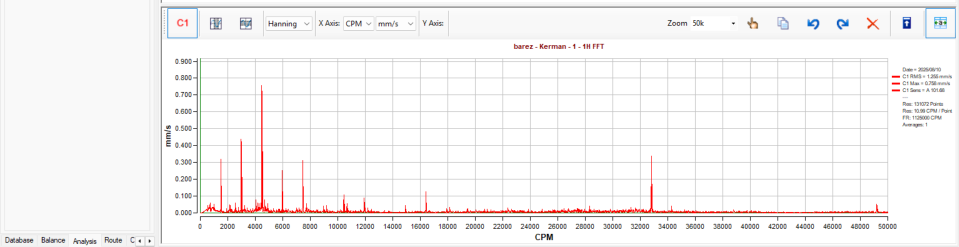
#> input picture test_fft.png, 1917 x 493 px (shown at 1/2 size)
$ python debug_red_structure.py
#> lines starting #> are read from the running program, lines starting #| are printed output that depends on the picture; after the words box and inside, x2 and y2 are one past the last pixel; in counts of white or black regions, pixels touching at a corner belong together
### engine/axis_detector.py
from dataclasses import dataclass, field
from pathlib import Path
from typing import Optional, List
import re

import cv2
import numpy as np
import pytesseract


# ============================================================
# DATA CLASSES
# ============================================================

@dataclass
class AxisLabel:
    text: str
    value: float
    pixel_x: float
    pixel_y: float
    confidence: float = 0.0

    # [8 lines left out: function to_dict, not called in this run]


@dataclass
class AxisResult:
    x_axis_y: Optional[float] = None
    unit: Optional[str] = None

    x_labels: List[AxisLabel] = field(default_factory=list)

    pixel_x1: Optional[float] = None
    value_x1: Optional[float] = None

    pixel_x2: Optional[float] = None
    value_x2: Optional[float] = None

    slope: Optional[float] = None
    intercept: Optional[float] = None

    axis_step: Optional[float] = None

    rmse: Optional[float] = None
    hz_per_pixel: Optional[float] = None

    confidence: float = 0.0
    warnings: List[str] = field(default_factory=list)

    # [23 lines left out: function to_dict, not called in this run]


# ============================================================
# FFT AXIS DETECTOR
# ============================================================

class FFTAxisDetector:

    def __init__(self, image_path: str):

        self.image_path = Path(image_path)

        if not self.image_path.exists():
            raise FileNotFoundError(
                f"Image not found: {image_path}"
            )

        self.image = cv2.imread(str(self.image_path))

        if self.image is None:
            raise ValueError("تصویر قابل خواندن نیست.")

        self.gray = cv2.cvtColor(
            self.image,
            cv2.COLOR_BGR2GRAY
        )

        self.height, self.width = self.gray.shape

    # ========================================================
    # OCR
    # ========================================================

    def _ocr(self):

        results = []

        scale = 3.0

        enlarged = cv2.resize(
            self.gray,
            None,
            fx=scale,
            fy=scale,
            interpolation=cv2.INTER_CUBIC
        )

        # چند preprocessing مختلف
        variants = []

        # Variant 1
        blur = cv2.GaussianBlur(
            enlarged,
            (3, 3),
            0
        )

        binary_180 = cv2.threshold(
            blur,
            180,
            255,
            cv2.THRESH_BINARY
        )[1]

        variants.append(binary_180)

        # Variant 2
        binary_150 = cv2.threshold(
            blur,
            150,
            255,
            cv2.THRESH_BINARY
        )[1]

        variants.append(binary_150)

        # Variant 3
        adaptive = cv2.adaptiveThreshold(
            blur,
            255,
            cv2.ADAPTIVE_THRESH_GAUSSIAN_C,
            cv2.THRESH_BINARY,
            31,
            7
        )

        variants.append(adaptive)

        # OCR with multiple PSM
        for image_variant in variants:

            for psm in (6, 11):

                try:

                    data = pytesseract.image_to_data(
                        image_variant,
                        config=f"--psm {psm}",
                        output_type=pytesseract.Output.DICT
                    )

                except Exception:
                    continue

                for i in range(len(data["text"])):

                    text = data["text"][i].strip()

                    if not text:
                        continue

                    try:
                        confidence = float(
                            data["conf"][i]
                        )
                    except Exception:
                        confidence = 0.0

                    if confidence < 5:
                        continue

                    try:

                        x = int(
                            data["left"][i] / scale
                        )

                        y = int(
                            data["top"][i] / scale
                        )

                        w = int(
                            data["width"][i] / scale
                        )

                        h = int(
                            data["height"][i] / scale
                        )

                    except Exception:
                        continue

                    results.append(
                        {
                            "text": text,
                            "x": x,
                            "y": y,
                            "w": w,
                            "h": h,
                            "confidence": confidence,
                        }
                    )

        # حذف OCR های تکراری
        unique = []

        for item in results:

            duplicate = False

            for old in unique:

                if (
                    abs(item["x"] - old["x"]) < 8
                    and
                    abs(item["y"] - old["y"]) < 8
                    and
                    item["text"].lower()
                    == old["text"].lower()
                ):
                    duplicate = True

                    if item["confidence"] > old["confidence"]:
                        old.update(item)

                    break

            if not duplicate:
                unique.append(item)

        return unique

    # ========================================================
    # DIGIT NORMALIZATION
    # ========================================================

    # [1231 lines left out: functions normalize_digits, parse_number, detect_unit, estimate_x_axis_y_from_labels, detect_x_axis_y_hough, detect_x_axis_y and 6 more, not called in this run]

    # ========================================================
    # ANALYZE
    # ========================================================

    def analyze(
        self,
        rpm=None
    ):

        result = AxisResult()

        # ----------------------------------------------------
        # OCR
        # ----------------------------------------------------

        ocr_items = self._ocr()

        # ----------------------------------------------------
        # Unit
        # ----------------------------------------------------

        result.unit = (
            self.detect_unit(
                ocr_items
            )
        )

        # ----------------------------------------------------
        # First attempt:
        # X labels without knowing axis Y
        # ----------------------------------------------------

        labels = self.detect_x_labels(
            ocr_items,
            axis_y=None
        )

        labels = self.merge_split_labels(
            labels
        )

        labels = self.validate_labels(
            labels
        )

        # ----------------------------------------------------
        # Axis Y
        # ----------------------------------------------------

        result.x_axis_y = (
            self.detect_x_axis_y(
                labels
            )
        )

        # ----------------------------------------------------
        # اگر Axis Y داریم،
        # یک بار دیگر OCR labels را دقیق‌تر پیدا کن
        # ----------------------------------------------------

        refined_labels = self.detect_x_labels(
            ocr_items,
            axis_y=result.x_axis_y
        )

        refined_labels = (
            self.merge_split_labels(
                refined_labels
            )
        )

        refined_labels = (
            self.validate_labels(
                refined_labels
            )
        )

        if len(refined_labels) >= 2:

            labels = refined_labels

        result.x_labels = labels

        # ----------------------------------------------------
        # Axis Step
        # ----------------------------------------------------

        result.axis_step = (
            self.detect_axis_step(
                labels
            )
        )

        # ----------------------------------------------------
        # Calibration
        # ----------------------------------------------------

        calibration = (
            self.calculate_calibration(
                labels
            )
        )

        if calibration is None:

            result.warnings.append(
                "Calibration معتبر پیدا نشد."
            )

        else:

            result.slope = (
                calibration["slope"]
            )

            result.intercept = (
                calibration["intercept"]
            )

            result.rmse = (
                calibration["rmse"]
            )

            result.pixel_x1 = (
                labels[0].pixel_x
            )

            result.value_x1 = (
                labels[0].value
            )

            result.pixel_x2 = (
                labels[-1].pixel_x
            )

            result.value_x2 = (
                labels[-1].value
            )

            # ------------------------------------------------
            # Hz / CPM / RPM
            # ------------------------------------------------

            unit = (
                result.unit or ""
            ).upper()

            if unit == "HZ":

                result.hz_per_pixel = (
                    calibration["slope"]
                )

            elif unit in (
                "CPM",
                "RPM"
            ):

                result.hz_per_pixel = (
                    calibration["slope"]
                    /
                    60.0
                )

            elif unit == "ORDER":

                if rpm is not None:

                    try:

                        rpm_value = float(
                            rpm
                        )

                        result.hz_per_pixel = (
                            calibration["slope"]
                            *
                            rpm_value
                            /
                            60.0
                        )

                    except Exception:
                        result.hz_per_pixel = None

        # ----------------------------------------------------
        # Confidence
        # ----------------------------------------------------

        confidence = 0.0

        # Axis line
        if result.x_axis_y is not None:
            confidence += 15.0

        # Labels
        if len(labels) >= 2:
            confidence += 20.0

        if len(labels) >= 3:
            confidence += 15.0

        if len(labels) >= 5:
            confidence += 10.0

        if len(labels) >= 10:
            confidence += 10.0

        # Unit
        if result.unit is not None:
            confidence += 10.0

        # Calibration
        if result.slope is not None:
            confidence += 10.0

        # RMSE
        if result.rmse is not None:

            if result.axis_step is not None:

                relative_rmse = (
                    result.rmse
                    /
                    max(
                        abs(
                            result.axis_step
                        ),
                        1e-12
                    )
                )

                if relative_rmse <= 0.02:
                    confidence += 10.0

                elif relative_rmse <= 0.05:
                    confidence += 7.0

                elif relative_rmse <= 0.10:
                    confidence += 4.0

                elif relative_rmse <= 0.20:
                    confidence += 2.0

            else:

                if result.rmse <= 1.0:
                    confidence += 5.0

        # فقط دو Label → اعتماد کمتر
        if len(labels) == 2:

            result.warnings.append(
                "Calibration بر اساس فقط دو Label انجام شد."
            )

            confidence *= 0.80

        # Unit نامشخص
        if result.unit is None:

            result.warnings.append(
                "واحد محور X به صورت قطعی تشخیص داده نشد."
            )

        result.confidence = min(
            100.0,
            float(confidence)
        )

        # ----------------------------------------------------
        # Debug
        # ----------------------------------------------------

        print()
        print(
            "[FFTAxisDetector] "
            "X-axis unit:",
            result.unit
        )

        print(
            "[FFTAxisDetector] "
            "Detected X labels:",
            len(result.x_labels)
        )

        for label in result.x_labels:

            print(
                "    "
                f"text={label.text!r} "
                f"value={label.value:.4f} "
                f"x={label.pixel_x:.1f} "
                f"y={label.pixel_y:.1f} "
                f"conf={label.confidence:.1f}"
            )

        print(
            "[FFTAxisDetector] "
            "Axis step:",
            result.axis_step
        )

        print(
            "[FFTAxisDetector] "
            "Calibration slope:",
            result.slope
        )

        print(
            "[FFTAxisDetector] "
            "Calibration intercept:",
            result.intercept
        )

        print(
            "[FFTAxisDetector] "
            "Calibration RMSE:",
            result.rmse
        )

        print(
            "[FFTAxisDetector] "
            "Hz/pixel:",
            result.hz_per_pixel
        )

        print(
            "[FFTAxisDetector] "
            "Confidence:",
            round(
                result.confidence,
                2
            )
        )

        if result.warnings:

            print(
                "[FFTAxisDetector] "
                "Warnings:"
            )

            for warning in result.warnings:

                print(
                    "   -",
                    warning
                )

        return result


# ============================================================
# BACKWARD COMPATIBILITY
# ============================================================

AxisDetector = FFTAxisDetector

### debug_red_structure.py
from pathlib import Path

import cv2
import numpy as np


IMAGE_PATH = Path("test_fft.png")

OUTPUT_PATH = Path("debug_red_structure.png")
PROFILE_PATH = Path("debug_red_profile.png")


# ============================================================
# SETTINGS
# ============================================================

# Ignore red pixels very close to the X axis.
AXIS_MARGIN = 4

# Keep even a single red pixel.
MIN_RED_PIXELS_PER_COLUMN = 1

# IMPORTANT:
# Do not remove small red components.
# We want to preserve small FFT peaks.
MIN_COMPONENT_AREA = 1

# Maximum vertical gap between red pixels
# for considering them part of the same group.
MAX_VERTICAL_GAP = 2


# ============================================================
# RED MASK
# ============================================================

# [622 lines left out: functions detect_red_mask, build_column_profile, draw_structure, draw_profile, print_interesting_columns, print_summary, not called in this run]


# ============================================================
# MAIN
# ============================================================

def main():

    print()
    print("=" * 75)
    print("FFT RED STRUCTURE ANALYSIS")
    print("=" * 75)

    # --------------------------------------------------------
    # Load image
    # --------------------------------------------------------

    if not IMAGE_PATH.exists():

        print()
        print(
            "ERROR: test_fft.png not found."
        )

        return

    image = cv2.imread(
        str(IMAGE_PATH)
    )
#> image is the input picture: shape (493, 1917, 3); mean B, G, R 244.7, 244.7, 246.5

    if image is None:

        print()
        print(
            "ERROR: Cannot read image."
        )

        return

    height, width = image.shape[:2]

    print()
    print("IMAGE")
    print("-" * 75)

    print(
        "Width :",
        width
    )
#| Width : 1917

    print(
        "Height:",
        height
    )
#| Height: 493

    # --------------------------------------------------------
    # Detect X axis
    # --------------------------------------------------------

    from engine.axis_detector import FFTAxisDetector

    detector = FFTAxisDetector(
        str(IMAGE_PATH)
    )
#> in __init__, `self.gray = cv2.cvtColor( self.image, cv2.COLOR_BGR2GRAY )`:
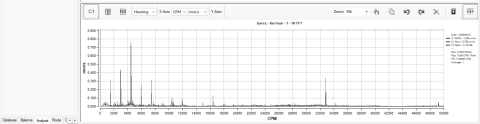
#> self.gray: shape (493, 1917) (shown at 1/4 size); min 0, max 255, mean 245.2

    result = detector.analyze()
#> in _ocr, `enlarged = cv2.resize( self.gray, None, fx=scale, fy=scale, interpolat..`:
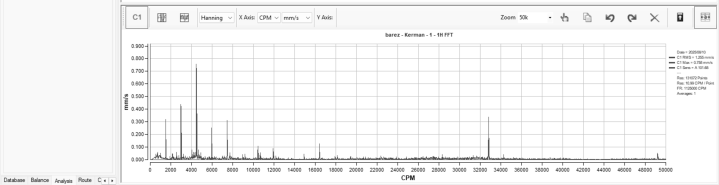
#> enlarged: shape (1479, 5751) (shown at 1/8 size); min 0, max 255, mean 245.1
#> in _ocr, `binary_180 = cv2.threshold( blur, 180, 255, cv2.THRESH_BINARY )[1]`:
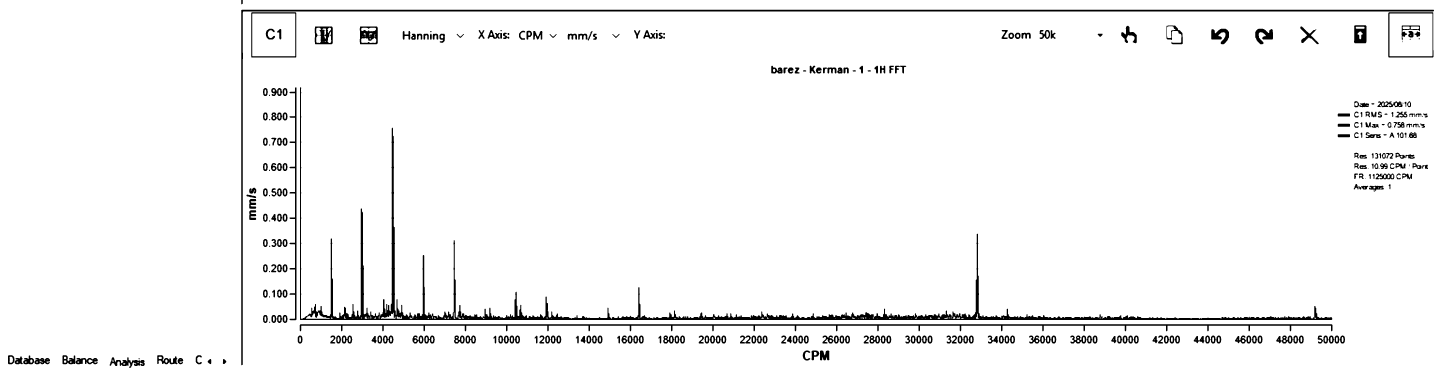
#> binary_180: shape (1479, 5751) (shown at 1/4 size); 96.4% white; 330 black regions (26 under 20 px), largest, box (x1, y1, x2, y2) and area: (1200, 349, 5329, 1280) 88887, (965, 39, 5736, 1461) 41904, (1199, 1297, 5330, 1325) 28052
#> in _ocr, `binary_150 = cv2.threshold( blur, 150, 255, cv2.THRESH_BINARY )[1]`:
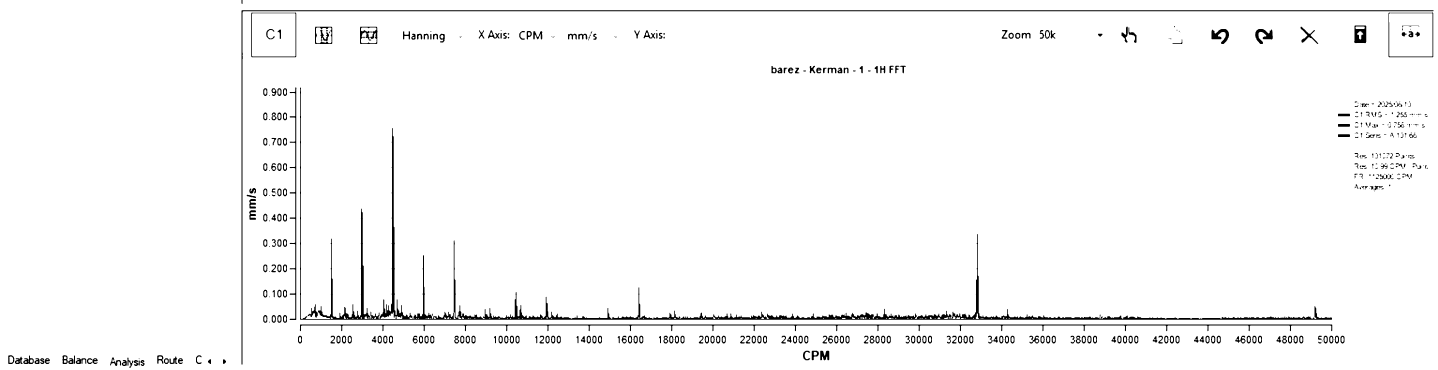
#> binary_150: shape (1479, 5751) (shown at 1/4 size); 97.4% white; 495 black regions (99 under 20 px), largest, box (x1, y1, x2, y2) and area: (1200, 350, 5328, 1279) 71758, (966, 41, 5734, 1458) 24750, (1199, 1298, 5329, 1325) 19077
#> in _ocr, `adaptive = cv2.adaptiveThreshold( blur, 255, cv2.ADAPTIVE_THRESH_GAUSS..`:
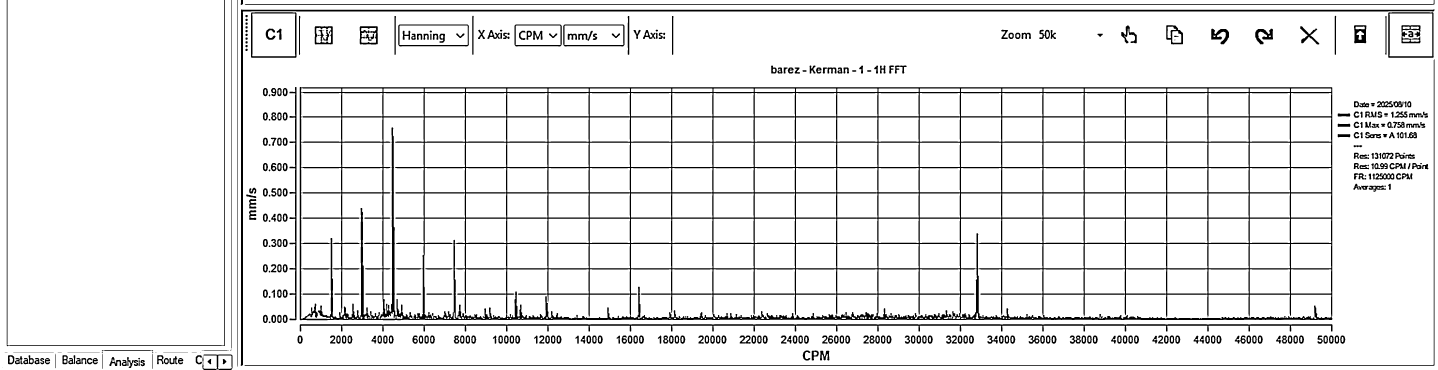
#> adaptive: shape (1479, 5751) (shown at 1/4 size); 92% white; 412 black regions (12 under 20 px), largest, box (x1, y1, x2, y2) and area: (1199, 348, 5330, 1281) 384032, (963, 38, 5739, 1464) 44396, (1199, 1297, 5330, 1326) 27855
#> the loop in _ocr, `for image_variant in variants: ` made 1 pass
#> after the loop in _ocr, `for image_variant in variants:`: results = []

    axis_y = result.x_axis_y

    print()
    print("X AXIS")
    print("-" * 75)

    print(
        "X Axis Y =",
        axis_y
    )

    if axis_y is None:

        print()
        print(
            "ERROR: X axis not detected."
        )

        return

    # --------------------------------------------------------
    # Detect red mask
    # --------------------------------------------------------

    print()
    print("RED MASK")
    print("-" * 75)

    mask = detect_red_mask(
        image
    )

    total_red_pixels = int(
        np.count_nonzero(mask)
    )

    print(
        "Total red pixels:",
        total_red_pixels
    )

    # --------------------------------------------------------
    # Build profile
    # --------------------------------------------------------

    print()
    print("COLUMN PROFILE")
    print("-" * 75)

    profile = build_column_profile(
        mask,
        axis_y
    )

    valid_columns = sum(
        1
        for item in profile
        if item["count"] > 0
    )

    print(
        "Columns containing red:",
        valid_columns,
        "/",
        width
    )

    # --------------------------------------------------------
    # Print statistics
    # --------------------------------------------------------

    print_interesting_columns(
        profile
    )

    print_summary(
        profile
    )

    # --------------------------------------------------------
    # Draw structure
    # --------------------------------------------------------

    debug = draw_structure(
        image,
        profile,
        axis_y
    )

    cv2.imwrite(
        str(OUTPUT_PATH),
        debug
    )

    # --------------------------------------------------------
    # Draw diagnostic profile
    # --------------------------------------------------------

    profile_image = draw_profile(
        profile
    )

    cv2.imwrite(
        str(PROFILE_PATH),
        profile_image
    )

    # --------------------------------------------------------
    # Done
    # --------------------------------------------------------

    print()
    print("OUTPUT")
    print("-" * 75)

    print(
        "Structure:",
        OUTPUT_PATH
    )

    print(
        "Profile  :",
        PROFILE_PATH
    )

    print()
    print("=" * 75)
    print("DONE")
    print("=" * 75)
    print()


# ============================================================
# RUN
# ============================================================

if __name__ == "__main__":
    main()
#> (the call stopped at in _ocr, `data = pytesseract.image_to_data( image_variant, config=f"--psm {psm}"..`: pytesseract is not available in this run)
